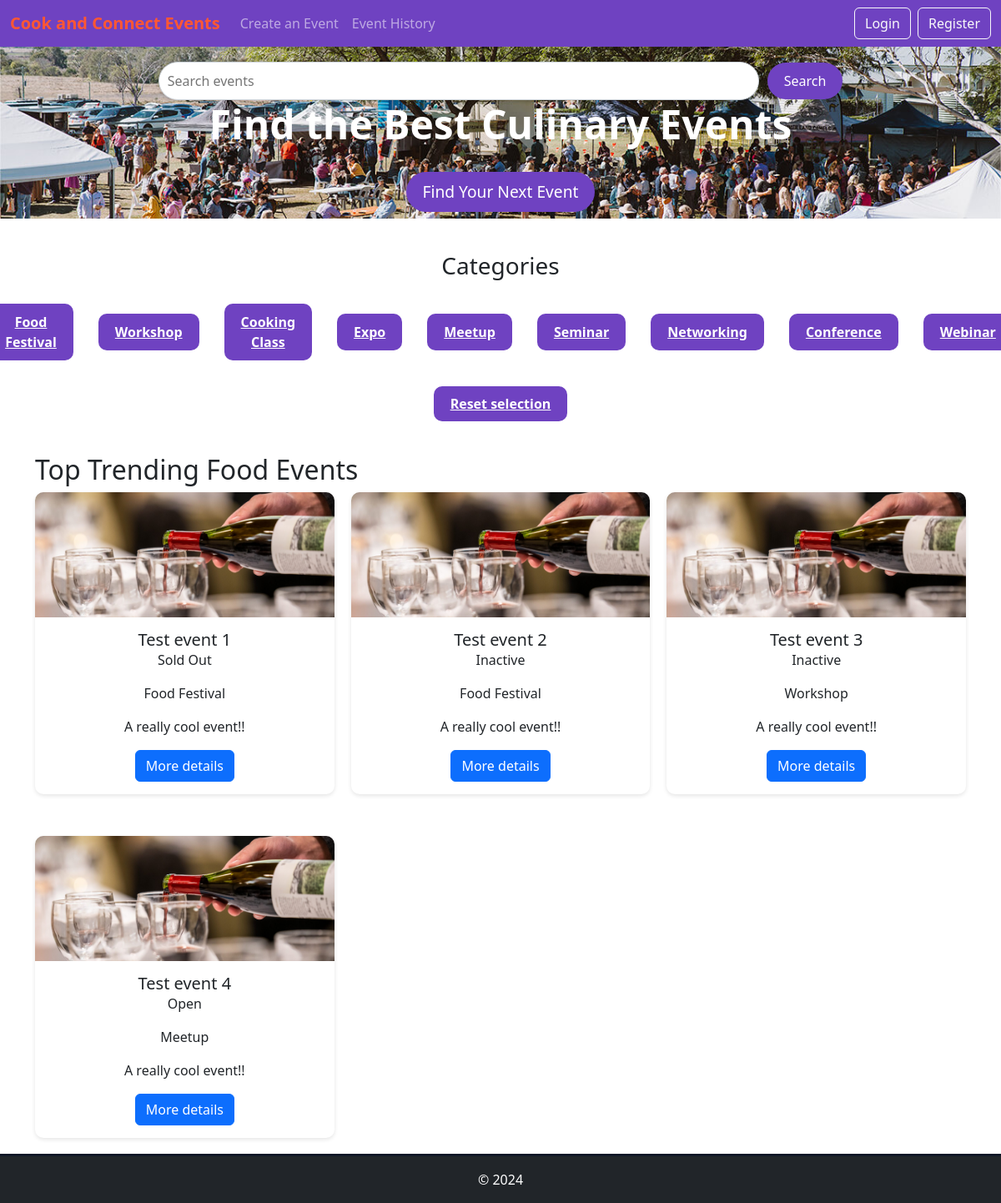
Before: / with the older database file.
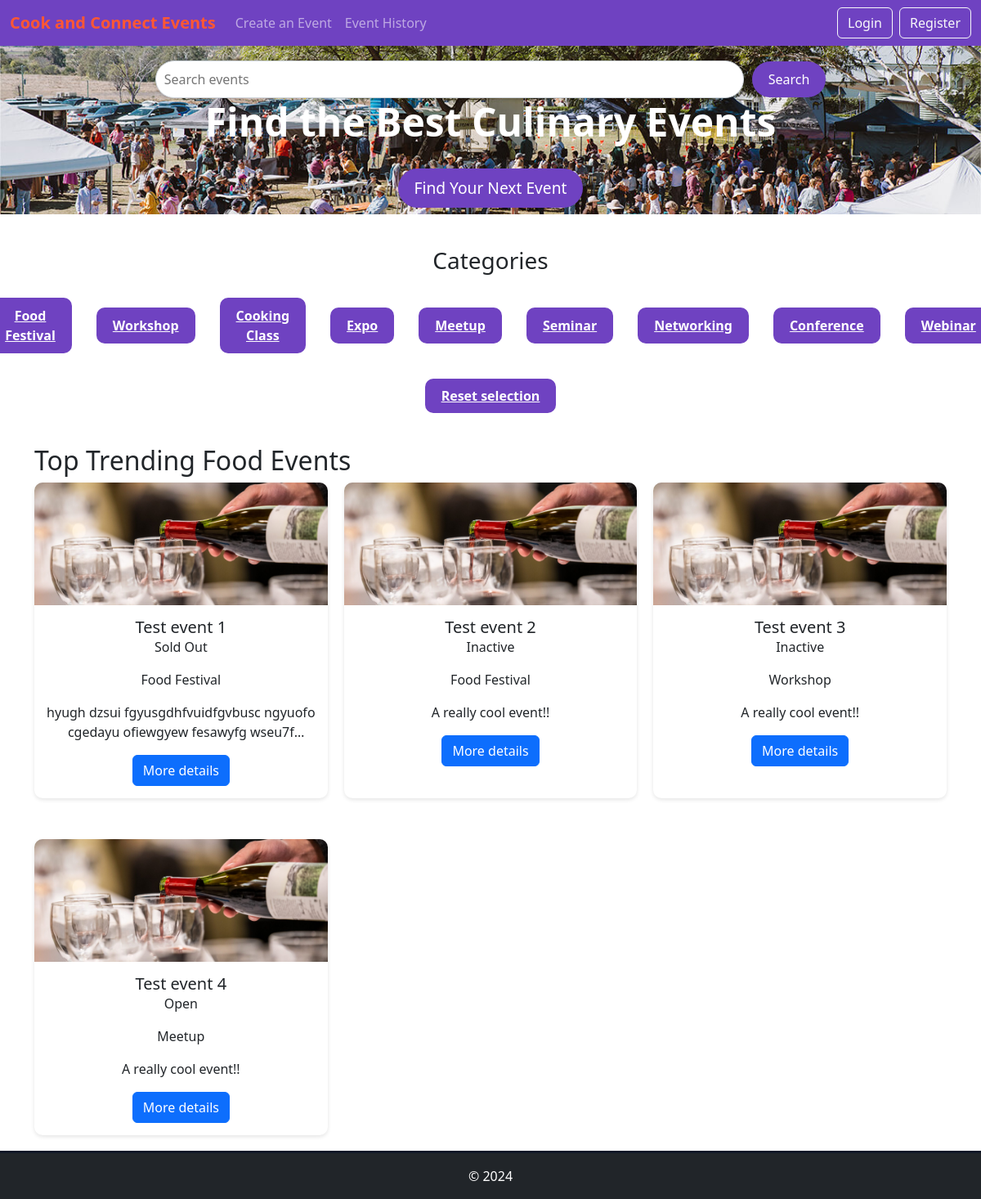
After: the same page with the newer database file.
### website/models.py (models this page shows)
class Event(db.Model):
    __tablename__ = "events"
    id = db.Column(db.Integer, primary_key=True)
    user_id = db.Column(db.Integer, db.ForeignKey('users.id'))
    Title = db.Column(db.String(255), nullable=False)
    Description = db.Column(db.String(255), nullable=False)
    Image = db.Column(db.String(60), nullable=False, default='default.jpg')
    Start_time = db.Column(db.Time, nullable=False)
    Start_date = db.Column(db.Date, nullable=False)
    Venue = db.Column(db.String(32), nullable=False)
    Category = db.Column(db.String(32), nullable=False)
    Tickets_avaliable = db.Column(db.Integer, nullable=False)
    Status = db.Column(db.String(32), nullable=False)
    comments = db.relationship('Comment', backref='event')
    orders = db.relationship('Order', backref='event')

### website/views.py (the view)
@main_bp.route('/')
def index():
    category = request.args.get("category")
    search_keywords = request.args.get("search_keywords")
    if category or search_keywords:
        if category != "None" and search_keywords != "None":
            events = Event.query.filter(Event.Title.contains(search_keywords)).filter_by(Category=category).order_by(Event.id).all()
        elif category != "None":
            events = Event.query.filter_by(Category=category).order_by(Event.id).all()
        elif search_keywords != "None":
            events = Event.query.filter(Event.Title.contains(search_keywords)).order_by(Event.id).all()
        else:
            events = Event.query.order_by(Event.id).all()
    else:
            events = Event.query.order_by(Event.id).all()
    user = check_login(current_user)
    for event in events:
        if event.Start_date.strftime('%Y-%m-%d') < datetime.today().strftime('%Y-%m-%d') and event.Status != "Inactive":
            new_event = Event.query.filter_by(id=event.id).first().Status = "Inactive"
            db.session.add(new_event)
    db.session.commit()
    return render_template('index.html', events=events, user=user, categories=CATEGORIES, category=category, search_keywords=search_keywords)

### website/views.py (called while the page is built)
def check_login(current_user):
    return current_user if current_user.is_authenticated else None

### website/templates/index.html (shortened to what this page needs)
{% extends "base.html" %}
{% block header %}
<div class="top-section">
    <div class="py-2">
        <div class="search-bar">
            <input type="text" id="searchInput" placeholder="Search events">
            <button id="searchButton" onclick="search()">Search</button>
        </div>
        <div class="banner-content">
            <h1>Find the Best Culinary Events</h1>
            <button>Find Your Next Event</button>
        </div>
    </div>
</div>
{% endblock %}
{% block content %}
    <h3 class="category-title">Categories</h3>
    <div class="categories">
        {% for category in categories %}
            <div class="category-item">
            <a class="btn-default" href="{{ url_for('main.index') }}?category={{ category }}&search_keywords={{ search_keywords }}">
                <span>{{ category }}</span>
            </a>
        </div>
        {% endfor %}
    </div>
    <div style="justify-content: center; text-align: center;">
        <a class="btn-default" href="{{ url_for('main.index') }}">Reset selection</a>
    </div>
    <div class="container mt-5">
        <h2 class="text-left">Top Trending Food Events</h2>
        <div class="trending-events" id="eventContainer">
             {% for event in events %}
                {% include "./partials/event_card.html" %}
             {% endfor %}
        </div>
    </div>
{% endblock %}

### website/templates/base.html (shortened to what this page needs)
<!DOCTYPE html>
<html lang="en">
<head>
    <link href="https://cdn.jsdelivr.net/npm/bootstrap@5.3.2/dist/css/bootstrap.min.css" rel="stylesheet">
    <link rel="stylesheet" href="{{ url_for('static', filename='style/style.css') }}">
</head>
<body>
    <header>
        <nav class="navbar navbar-expand-lg navbar-dark">
            <div class="container-fluid">
                <a class="navbar-brand" href="{{ url_for('main.index') }}">Cook and Connect Events</a>
                <div class="collapse navbar-collapse" id="navbarNav">
                    <ul class="navbar-nav me-auto">
                        <li class="nav-item">
                            <a class="nav-link" href="{{ url_for('main.createEvent') }}">Create an Event</a>
                        </li>
                        <li class="nav-item">
                            <a class="nav-link" href="{{ url_for('main.history') }}">Event History</a>
                        </li>
                    </ul>
                    <div class="d-flex gap-2">
                        {% if user != None %}
                            <a href="{{ url_for('main.profile') }}" class="btn btn-outline-light">Profile</a>
                            <a href="{{ url_for('auth.logout') }}" class="btn btn-outline-light">Logout</a>
                        {% else %}
                            <a href="{{ url_for('auth.login') }}" class="btn btn-outline-light">Login</a>
                            <a href="{{ url_for('auth.register') }}" class="btn btn-outline-light">Register</a>
                        {% endif %}
                    </div>
                </div>
            </div>
        </nav>
        {% block header %}
        {% endblock %}
    </header>
    <div class="pb-5">
        {% block content %}
        {% endblock %}
    </div>
    <footer class="bg-dark text-white text-center py-3">
        © 2024
    </footer>
</body>
</html>

### website/templates/partials/event_card.html
<div class="event-card">
    <img src="{{ url_for('static', filename='img/wine_tasting_night.jpg') }}" alt="Wine Tasting Night">
    <div class="card-body">
        <h5 class="card-title">{{ event.Title }}</h5>
        <p class="card-text">{{ event.Status }}</p>
        <p class="card-text">{{ event.Category }}</p>
        <p class="card-text description-text text-break">{{ event.Description }}</p>
        <a href="{{ url_for('main.eventDetails') }}?id={{ event.id }}" class="btn btn-primary">More details</a>
    </div>
</div>

### website/static/style/style.css (style rules this page uses)
footer { background-color: #1f2937; color: #fff; text-align: center; padding: 20px; border-top: 3px solid #111827; width: 100%; position: fixed; bottom: 0; left: 0; right: 0; box-sizing: border-box; }
html { height: 100%; margin: 0; font-family: 'Poppins', sans-serif; }
.navbar { background-color: #6f42c1; }
.navbar-brand { color: #ff5733; font-weight: bold; }
.top-section { background-image: url('/static/img/banner.jpg'); background-size: cover; background-position: center; color: white; text-align: center; }
.search-bar { display: flex; align-items: center; justify-content: center; margin-top: 10px; }
.search-bar input { width: 60%; padding: 10px; border-radius: 50px; border: 1px solid #ced4da; outline: none; box-shadow: 0 2px 4px rgba(0, 0, 0, 0.1); }
.search-bar button { padding: 10px 20px; margin-left: 10px; border: none; background-color: #6f42c1; color: white; border-radius: 50px; cursor: pointer; }
.banner-content h1 { font-size: 3rem; font-weight: 700; }
.banner-content button { padding: 10px 20px; background-color: #6f42c1; border: none; color: white; border-radius: 30px; font-size: 1.2rem; margin-top: 20px; }
.categories { display: flex; justify-content: center; align-items: center; padding-bottom: 40px; }
.category-item { display: flex; flex-direction: column; align-items: center; margin: 0 15px; text-align: center; }
.category-item span { margin-top: 10px; font-weight: 600; text-decoration: none; }
.event-card { background-color: #ffffff; border-radius: 10px; box-shadow: 0 2px 5px rgba(0, 0, 0, 0.1); margin-bottom: 30px; }
.event-card img { width: 100%; height: 150px; border-top-left-radius: 10px; border-top-right-radius: 10px; object-fit: cover; }
.event-card .card-body { padding: 15px; text-align: center; }
.trending-events { display: grid; grid-template-columns: repeat(3, 1fr); gap: 20px; }
.container { margin-top: 40px; }
.btn-default { background-color: #6f42c1; color: white; border-radius: 10px; padding: 10px 20px; width: 100%; font-weight: bold; margin-top: 10px; border: 0; }
.category-title { text-align: center; padding-top: 40px; padding-bottom: 10px; }
.description-text { overflow: hidden; display: -webkit-box; -webkit-line-clamp: 2; line-clamp: 2; -webkit-box-orient: vertical; }

Changed rows visible on the page:
changed Event "Test event 1": Description "A really cool event!!" → "hyugh dzsui fgyusgdhfvuidfgvbusc ngyuofo cgedayu ofiewgyew fesawyfg…"
